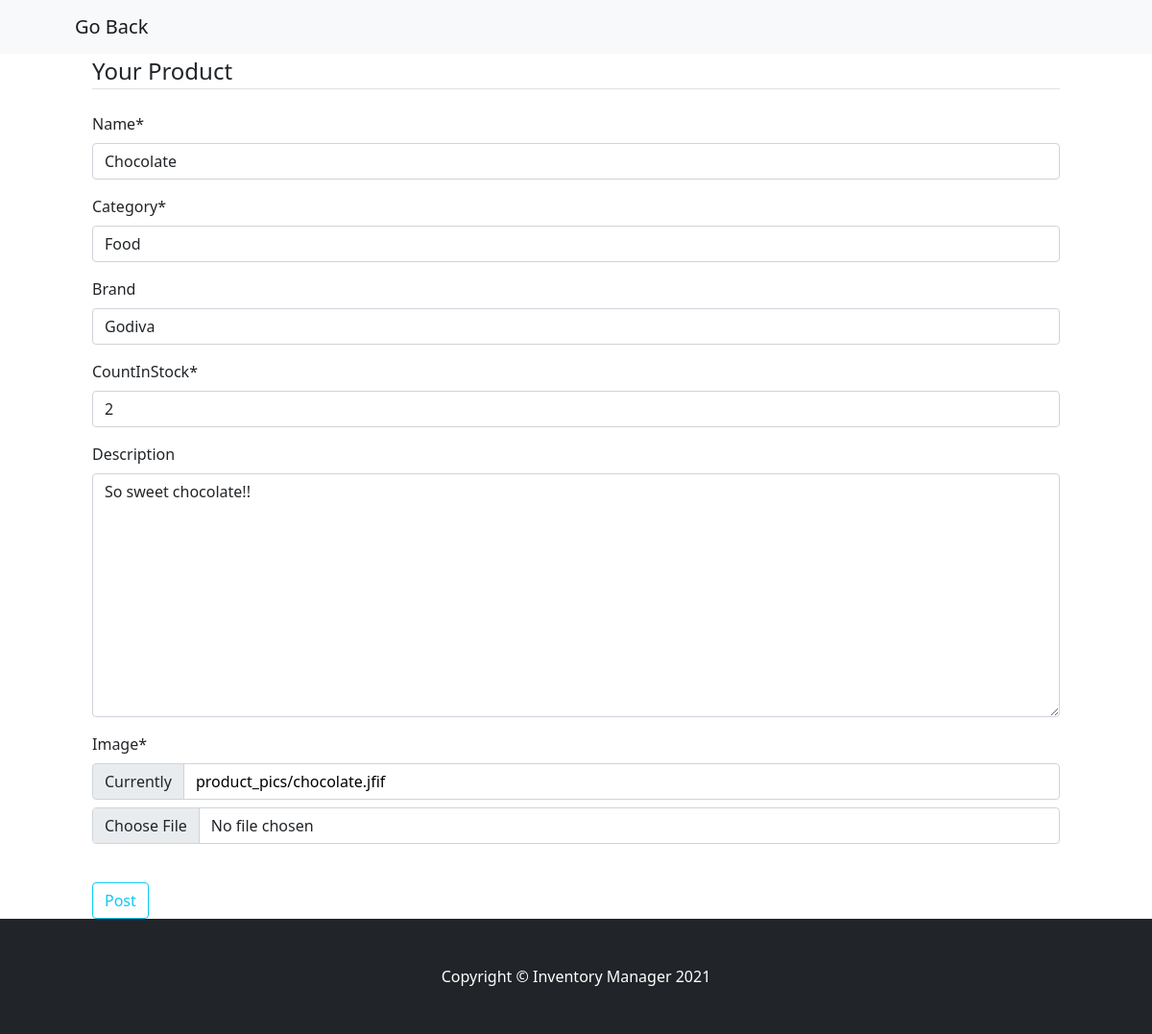
The page /inventory/update/2 (signed in) on the database its author committed.
### home/models.py (models this page shows, shortened)
class Product(models.Model):
    user = models.ForeignKey(User, on_delete=models.CASCADE)
    name = models.CharField(max_length=100)
    description = models.TextField(null=True, blank=True)
    date_posted = models.DateTimeField(auto_now=True)
    category = models.CharField(max_length=100)
    brand = models.CharField(max_length=200, null=True, blank=True)
    countInStock = models.IntegerField(default=0)
    image = models.ImageField(default='default.png', upload_to='product_pics')

### home/views.py (the view, shortened to what this page needs)
# urls.py: path('inventory/update/<int:pk>', views.ProductUpdateView.as_view() , name="update"),
class ProductUpdateView(LoginRequiredMixin, UserPassesTestMixin, UpdateView):
    model = Product
    form_class = CreateForm
    success_url = reverse_lazy('home')
    template_name = "home/product_post.html"
    def get_context_data(self, *args, **kwargs):
        context = super().get_context_data(*args, **kwargs)
        original_product = self.get_form_kwargs().get('instance')
        context['form'] = CreateForm(initial={
            'name': self.request.GET.get('name', original_product.name),
            'description': self.request.GET.get('description', original_product.description),
            'category': self.request.GET.get('category', original_product.category),
            'brand': self.request.GET.get('brand', original_product.brand),
            'countInStock': self.request.GET.get('countInStock', original_product.countInStock),
            'image': self.request.GET.get('image', original_product.image),
        })
        return context
    def test_func(self):
        product = self.get_object()
        if self.request.user == product.user:
            return True
        return False

### home/forms.py
class CreateForm(forms.ModelForm):
    class Meta:
        model = Product
        fields = ('name', 'category', 'brand', 'countInStock', 'description', 'image')
        widgets = {
            'name': forms.TextInput(attrs={'class':'form-control'}),
            'category': forms.TextInput(attrs={'class':'form-control'}),
            'brand': forms.TextInput(attrs={'class':'form-control'}),
            'countInStock': forms.NumberInput(attrs={'class':'form-control'}),
            'description': forms.Textarea(attrs={'class':'form-control'}),
        }

### home/templates/home/product_post.html (shortened to what this page needs)
{% extends "home/base.html" %} {% block content %} {% load crispy_forms_tags %}
<nav class="navbar navbar-expand-lg navbar-light bg-light">
  <div class="container px-4 px-lg-5">
    <a class="navbar-brand" href="{% url 'home' %}">Go Back</a>
    </div>
</nav>
<div class="mx-5 px-5">
  <form method="POST" enctype="multipart/form-data">
    <fieldset class="form-group">
      <legend class="border-bottom mb-4">Your Product</legend>
      {{ form|crispy }}
    </fieldset>
    <br />
    <div class="form-group">
      <button class="btn btn-outline-info" type="submit">Post</button>
    </div>
  </form>
</div>
{% endblock content %}

### home/templates/home/base.html (style rules this page uses)
a { color: black; text-decoration: none; }

### rows shown on the page
Product: name "Chocolate", category "Food", brand "Godiva", countInStock "2", description "So sweet chocolate!!"
